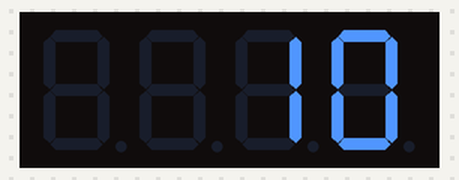
A sketch run on a simulated Arduino Uno, built with avr-gcc and run on an emulated ATmega328P. On the bench: 4-digit seven-segment display. Wiring (inferred from the names in the program): 4-digit 7-segment display, segments lit when HIGH: segments pin 2, pin 3, pin 4, pin 5, A0, pin 7, pin 8; digit selects pin 6, pin 9, pin 10, pin 11. The segment pins are drawn as the display they are named for; what the sketch prints to the serial monitor is not drawn.

Above: at 0.72 s.
At 6.16 s:
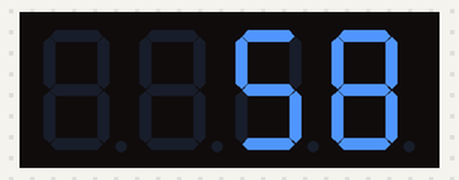
At 11.57 s:
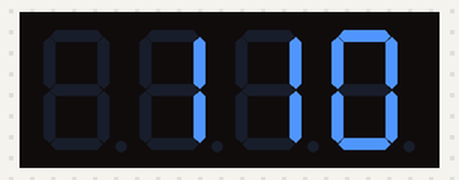
At 20.19 s:
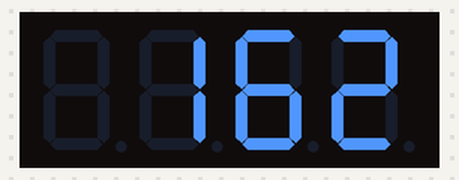
At 29.77 s:
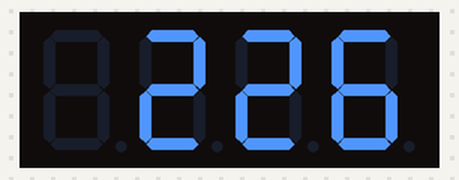
At 39.71 s:
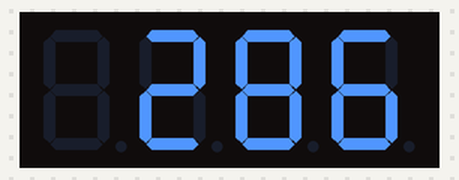

The sketch:

study08b.ino
```cpp
int digit1 = 6;
int digit2 = 9;
int digit3 = 10;
int digit4 = 11;

#define DIGIT_ON  LOW
#define DIGIT_OFF  HIGH
#define DISPLAY_BRIGHTNESS  1000

boolean duiz = false;
boolean hon = false;

int segA = 2;
int segB = 3;
int segC = 4;
int segD = 5;
int segE = A0; //pin 6 is used bij display 1 for its pwm function
int segF = 7;
int segG = 8;
//int segPD = ;
void setup() {
  pinMode(segA, OUTPUT);
  pinMode(segB, OUTPUT);
  pinMode(segC, OUTPUT);
  pinMode(segD, OUTPUT);
  pinMode(segE, OUTPUT);
  pinMode(segF, OUTPUT);
  pinMode(segG, OUTPUT);

 pinMode(digit1, OUTPUT);
 pinMode(digit2, OUTPUT);
 pinMode(digit3, OUTPUT);
 pinMode(digit4, OUTPUT);
 Serial.begin(9600);
}

void loop(){
  int number;
  Serial.println(number);


  for( int i = 0; i<=9999; i++){
    duiz = false;
    hon = false;
       for(int k = 0; k<50; k++){
          int figur = i;
           for(int digit = 1 ; digit < 5 ; digit++) {

              //match number to matched case(1-4), each statement for digit 1 - 4, respectively from left to right.
              switch(digit) {

              //---------------------------------------------------------------

              case 1:
               if(figur > 999){
                digitalWrite(digit1, DIGIT_ON);
                lightNumber(figur / 1000);            // show first single number when number is higher than 999 (eg. 1234, 1 will be shown)
                figur %= 1000;                        // this function keep previous digit showing (eg. 5550 (digit 1 = 5) (digit 2 = 5) (digit 3 = 5) (digit 4 = 0)), otherwise digit 4 will not be shown.

                delayMicroseconds(DISPLAY_BRIGHTNESS);
                  if (figur < 100){
                    duiz = true;
                   if (figur <10){
                    hon = true;
                   }

                }else duiz = false;
               }

                break;

              //---------------------------------------------------------------

             case 2:
             if(duiz == true){
              digitalWrite(digit2, DIGIT_ON);
              lightNumber(0);
               delayMicroseconds(DISPLAY_BRIGHTNESS);

             }if(hon == true){
              break;
             }

             if(figur > 99 && figur < 1000){
                digitalWrite(digit2, DIGIT_ON);
                lightNumber(figur / 100);
                figur %= 100; // this function keep previous digit showing (eg. 550 (digit 2 = 5) (digit 3 = 5) (digit 4 = 0)), otherwise digit 3 will not be shown.
                delayMicroseconds(DISPLAY_BRIGHTNESS);
                if (figur < 10){
                hon = true;

                }else hon = false;
             }

                break;

              //---------------------------------------------------------------

              case 3:
              if(hon == true){
              digitalWrite(digit3, DIGIT_ON);
              lightNumber(0);
               delayMicroseconds(DISPLAY_BRIGHTNESS);
                break;
               }

               if(figur > 9 && figur < 100){
                digitalWrite(digit3, DIGIT_ON);
                lightNumber(figur / 10);
                figur %= 10;  // this function keep previous digit showing (eg. 50 (digit 3 = 5) (digit 4 = 0)), otherwise digit 4 will not be shown.
                delayMicroseconds(DISPLAY_BRIGHTNESS);
               }

                break;

              //---------------------------------------------------------------

              case 4:
               if(figur < 10){
                digitalWrite(digit4, DIGIT_ON);
                lightNumber(figur);
                delayMicroseconds(DISPLAY_BRIGHTNESS);

                break;
               }
               //---------------------------------------------------------------
              }
               //Turn off all segments
              lightNumber(10);

              //Turn off all digits
              digitalWrite(digit1, DIGIT_OFF);
              digitalWrite(digit2, DIGIT_OFF);
              digitalWrite(digit3, DIGIT_OFF);
              digitalWrite(digit4, DIGIT_OFF);

          }
          }
        }
      }

void lightNumber(int numberToDisplay) {

#define SEGMENT_ON  HIGH
#define SEGMENT_OFF LOW

  switch (numberToDisplay){

  case 0:
    digitalWrite(segA, SEGMENT_ON);
    digitalWrite(segB, SEGMENT_ON);
    digitalWrite(segC, SEGMENT_ON);
    digitalWrite(segD, SEGMENT_ON);
    digitalWrite(segE, SEGMENT_ON);
    digitalWrite(segF, SEGMENT_ON);
    digitalWrite(segG, SEGMENT_OFF);
    break;

  case 1:
    digitalWrite(segA, SEGMENT_OFF);
    digitalWrite(segB, SEGMENT_ON);
    digitalWrite(segC, SEGMENT_ON);
    digitalWrite(segD, SEGMENT_OFF);
    digitalWrite(segE, SEGMENT_OFF);
    digitalWrite(segF, SEGMENT_OFF);
    digitalWrite(segG, SEGMENT_OFF);
    break;

  case 2:
    digitalWrite(segA, SEGMENT_ON);
    digitalWrite(segB, SEGMENT_ON);
    digitalWrite(segC, SEGMENT_OFF);
    digitalWrite(segD, SEGMENT_ON);
    digitalWrite(segE, SEGMENT_ON);
    digitalWrite(segF, SEGMENT_OFF);
    digitalWrite(segG, SEGMENT_ON);
    break;

  case 3:
    digitalWrite(segA, SEGMENT_ON);
    digitalWrite(segB, SEGMENT_ON);
    digitalWrite(segC, SEGMENT_ON);
    digitalWrite(segD, SEGMENT_ON);
    digitalWrite(segE, SEGMENT_OFF);
    digitalWrite(segF, SEGMENT_OFF);
    digitalWrite(segG, SEGMENT_ON);
    break;

  case 4:
    digitalWrite(segA, SEGMENT_OFF);
    digitalWrite(segB, SEGMENT_ON);
    digitalWrite(segC, SEGMENT_ON);
    digitalWrite(segD, SEGMENT_OFF);
    digitalWrite(segE, SEGMENT_OFF);
    digitalWrite(segF, SEGMENT_ON);
    digitalWrite(segG, SEGMENT_ON);
    break;

  case 5:
    digitalWrite(segA, SEGMENT_ON);
    digitalWrite(segB, SEGMENT_OFF);
    digitalWrite(segC, SEGMENT_ON);
    digitalWrite(segD, SEGMENT_ON);
    digitalWrite(segE, SEGMENT_OFF);
    digitalWrite(segF, SEGMENT_ON);
    digitalWrite(segG, SEGMENT_ON);
    break;

  case 6:
    digitalWrite(segA, SEGMENT_ON);
    digitalWrite(segB, SEGMENT_OFF);
    digitalWrite(segC, SEGMENT_ON);
    digitalWrite(segD, SEGMENT_ON);
    digitalWrite(segE, SEGMENT_ON);
    digitalWrite(segF, SEGMENT_ON);
    digitalWrite(segG, SEGMENT_ON);
    break;

  case 7:
    digitalWrite(segA, SEGMENT_ON);
    digitalWrite(segB, SEGMENT_ON);
    digitalWrite(segC, SEGMENT_ON);
    digitalWrite(segD, SEGMENT_OFF);
    digitalWrite(segE, SEGMENT_OFF);
    digitalWrite(segF, SEGMENT_OFF);
    digitalWrite(segG, SEGMENT_OFF);
    break;

  case 8:
    digitalWrite(segA, SEGMENT_ON);
    digitalWrite(segB, SEGMENT_ON);
    digitalWrite(segC, SEGMENT_ON);
    digitalWrite(segD, SEGMENT_ON);
    digitalWrite(segE, SEGMENT_ON);
    digitalWrite(segF, SEGMENT_ON);
    digitalWrite(segG, SEGMENT_ON);
    break;

  case 9:
    digitalWrite(segA, SEGMENT_ON);
    digitalWrite(segB, SEGMENT_ON);
    digitalWrite(segC, SEGMENT_ON);
    digitalWrite(segD, SEGMENT_ON);
    digitalWrite(segE, SEGMENT_OFF);
    digitalWrite(segF, SEGMENT_ON);
    digitalWrite(segG, SEGMENT_ON);
    break;

  case 10:
    digitalWrite(segA, SEGMENT_OFF);
    digitalWrite(segB, SEGMENT_OFF);
    digitalWrite(segC, SEGMENT_OFF);
    digitalWrite(segD, SEGMENT_OFF);
    digitalWrite(segE, SEGMENT_OFF);
    digitalWrite(segF, SEGMENT_OFF);
    digitalWrite(segG, SEGMENT_OFF);
    break;
  }

}
```
